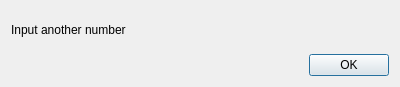
<?xml version="1.0" encoding="UTF-8"?>
<ui version="4.0">
 <class>Dialog</class>
 <widget class="QDialog" name="Dialog">
  <property name="geometry">
   <rect>
    <x>0</x>
    <y>0</y>
    <width>400</width>
    <height>87</height>
   </rect>
  </property>
  <property name="windowTitle">
   <string>Dialog</string>
  </property>
  <layout class="QVBoxLayout" name="verticalLayout">
   <item>
    <widget class="QLabel" name="label">
     <property name="text">
      <string>Input another number</string>
     </property>
    </widget>
   </item>
   <item>
    <widget class="QDialogButtonBox" name="buttonBox">
     <property name="orientation">
      <enum>Qt::Horizontal</enum>
     </property>
     <property name="standardButtons">
      <set>QDialogButtonBox::Ok</set>
     </property>
    </widget>
   </item>
  </layout>
 </widget>
 <resources/>
 <connections>
  <connection>
   <sender>buttonBox</sender>
   <signal>accepted()</signal>
   <receiver>Dialog</receiver>
   <slot>accept()</slot>
   <hints>
    <hint type="sourcelabel">
     <x>248</x>
     <y>254</y>
    </hint>
    <hint type="destinationlabel">
     <x>157</x>
     <y>274</y>
    </hint>
   </hints>
  </connection>
  <connection>
   <sender>buttonBox</sender>
   <signal>rejected()</signal>
   <receiver>Dialog</receiver>
   <slot>reject()</slot>
   <hints>
    <hint type="sourcelabel">
     <x>316</x>
     <y>260</y>
    </hint>
    <hint type="destinationlabel">
     <x>286</x>
     <y>274</y>
    </hint>
   </hints>
  </connection>
 </connections>
</ui>
